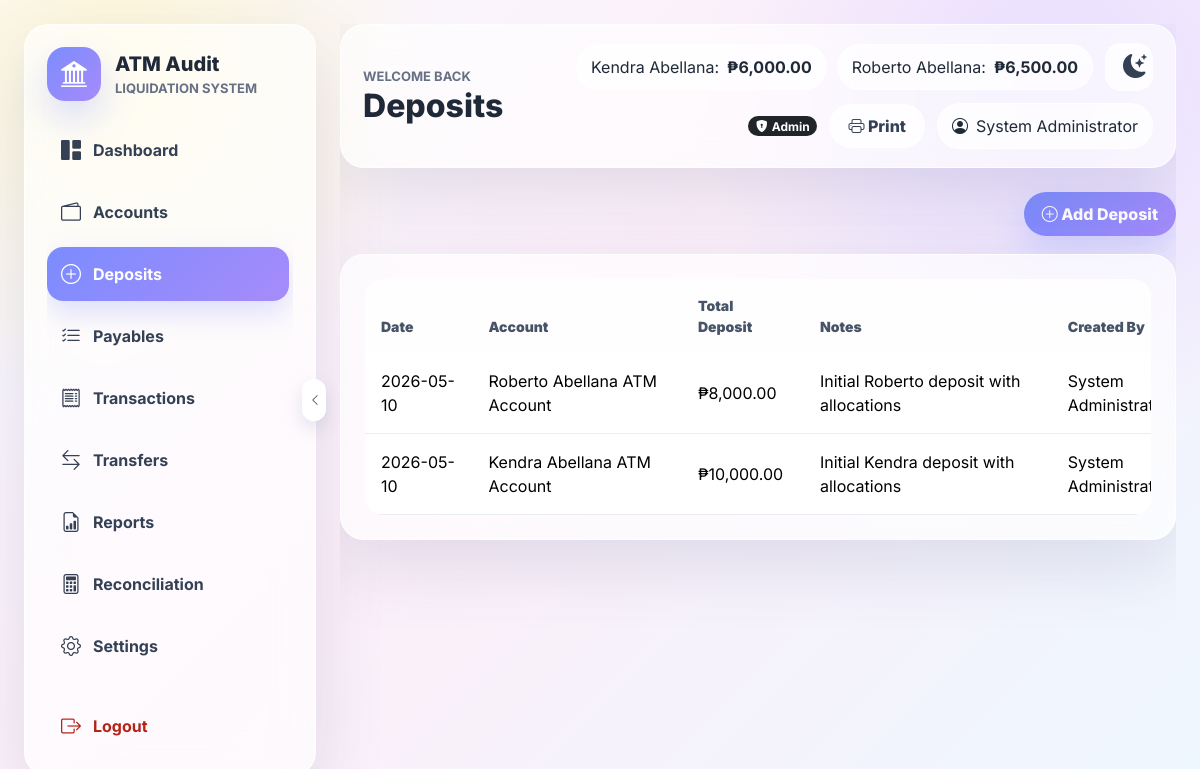
The app's page /pages/deposits.php (signed in) with its own data.
### tables this page shows
CREATE TABLE accounts (
    id INT AUTO_INCREMENT PRIMARY KEY,
    account_name VARCHAR(160) NOT NULL UNIQUE,
    current_balance DECIMAL(15,2) NOT NULL DEFAULT 0.00,
    created_at DATETIME NOT NULL DEFAULT CURRENT_TIMESTAMP,
    deleted_at DATETIME NULL
);

CREATE TABLE deposits (
    id INT AUTO_INCREMENT PRIMARY KEY,
    account_id INT NOT NULL,
    deposit_date DATE NOT NULL,
    total_amount DECIMAL(15,2) NOT NULL,
    notes TEXT NULL,
    created_by INT NULL,
    created_at DATETIME NOT NULL DEFAULT CURRENT_TIMESTAMP,
    deleted_at DATETIME NULL,
    CONSTRAINT fk_deposits_account FOREIGN KEY (account_id) REFERENCES accounts(id),
    CONSTRAINT fk_deposits_user FOREIGN KEY (created_by) REFERENCES users(id),
    INDEX idx_deposits_account_date (account_id, deposit_date)
);

CREATE TABLE users (
    id INT AUTO_INCREMENT PRIMARY KEY,
    full_name VARCHAR(120) NOT NULL,
    username VARCHAR(60) NOT NULL UNIQUE,
    password VARCHAR(255) NOT NULL,
    role ENUM('Admin', 'User') NOT NULL DEFAULT 'User',
    account_id INT NULL,
    created_at DATETIME NOT NULL DEFAULT CURRENT_TIMESTAMP,
    deleted_at DATETIME NULL,
    INDEX idx_users_account (account_id)
);

### config/database.php (called while the page is built, shortened)
<?php
function db(): PDO
{
    static $pdo = null;
    if ($pdo instanceof PDO) {
        return $pdo;
    }
    $dsn = sprintf('mysql:host=%s;port=%s;dbname=%s;charset=utf8mb4', DB_HOST, DB_PORT, DB_NAME);
    $pdo = new PDO($dsn, DB_USER, DB_PASS, [
        PDO::ATTR_ERRMODE => PDO::ERRMODE_EXCEPTION,
        PDO::ATTR_DEFAULT_FETCH_MODE => PDO::FETCH_ASSOC,
        PDO::ATTR_EMULATE_PREPARES => false,
    ]);
    ensureDefaultSeedData($pdo);
    return $pdo;
}
function ensureDefaultSeedData(PDO $pdo): void
{
    try {
        $pdo->beginTransaction();
        $accountStmt = $pdo->prepare(
            'INSERT INTO accounts (id, account_name, current_balance, deleted_at)
             VALUES (:id, :account_name, :current_balance, NULL)
             ON DUPLICATE KEY UPDATE
                 account_name = VALUES(account_name),
                 deleted_at = NULL'
        );
        foreach (DEFAULT_SEED_ACCOUNTS as [$id, $accountName, $balance]) {
            $accountStmt->execute([
                'id' => $id,
                'account_name' => $accountName,
                'current_balance' => $balance,
            ]);
        }
        $findDefaultUserStmt = $pdo->prepare(
            'SELECT id FROM users WHERE LOWER(username) = LOWER(:username) LIMIT 1'
        );
        $updateDefaultUserStmt = $pdo->prepare(
            'UPDATE users
             SET full_name = :full_name,
                 password = :password,
                 role = :role,
                 account_id = :account_id,
                 deleted_at = NULL
             WHERE id = :id'
        );
        $insertDefaultUserStmt = $pdo->prepare(
            'INSERT INTO users (full_name, username, password, role, account_id, deleted_at)
             VALUES (:full_name, :username, :password, :role, :account_id, NULL)'
        );
        foreach (DEFAULT_SEED_USERS as [$fullName, $username, $password, $role, $accountId]) {
            $params = [
                'full_name' => $fullName,
                'username' => $username,
                'password' => $password,
                'role' => $role,
                'account_id' => $accountId,
            ];
            $findDefaultUserStmt->execute(['username' => $username]);
            $existingId = (int) ($findDefaultUserStmt->fetch()['id'] ?? 0);
            if ($existingId > 0) {
                $updateDefaultUserStmt->execute([
                    'full_name' => $fullName,
                    'password' => $password,
                    'role' => $role,
                    'account_id' => $accountId,
                    'id' => $existingId,
                ]);
            } else {
                $insertDefaultUserStmt->execute($params);
            }
        }
        if ($pdo->inTransaction()) {
            $pdo->commit();
        }
    } catch (Throwable $e) {
        if ($pdo->inTransaction()) {
            $pdo->rollBack();
        }
        error_log($e->getMessage());
    }
}
function e(?string $value): string
{
    return htmlspecialchars((string) $value, ENT_QUOTES, 'UTF-8');
}
function asset(string $path): string
{
    return BASE_URL . '/assets/' . ltrim($path, '/');
}
function currentUser(): ?array
{
    return $_SESSION['user'] ?? null;
}
function isAdmin(): bool
{
    return (currentUser()['role'] ?? '') === 'Admin';
}
function money($amount): string
{
    return '&#8369;' . number_format((float) $amount, 2);
}
function fetchAccounts(bool $respectAccess = true): array
{
    return db()->query('SELECT * FROM accounts WHERE deleted_at IS NULL ORDER BY id ASC')->fetchAll();
}
function accountAccessCondition(string $columnName): string
{
    if (isAdmin()) {
        return '';
    }
    return ' AND ' . $columnName . ' = :access_account_id';
}

### pages/deposits.php (the view, shortened to what this page needs)
<?php
require_once __DIR__ . '/../includes/header.php';
require_once __DIR__ . '/../includes/footer.php';
$params = [];
$where = 'WHERE d.deleted_at IS NULL';
$where .= accountAccessCondition('d.account_id');
$params = bindAccountAccess($params);
$stmt = db()->prepare(
    "SELECT d.*, a.account_name, u.full_name
     FROM deposits d
     JOIN accounts a ON a.id = d.account_id
     LEFT JOIN users u ON u.id = d.created_by
     $where
     ORDER BY d.deposit_date DESC, d.id DESC"
);
$stmt->execute($params);
$deposits = $stmt->fetchAll();
renderHeader('Deposits');
?>
<div class="page-actions">
    <button class="btn btn-primary-soft" data-bs-toggle="modal" data-bs-target="#addDepositModal"><i class="bi bi-plus-circle"></i> Add Deposit</button>
</div>
<div class="glass-card">
    <div class="table-responsive">
        <table class="table soft-table">
            <thead><tr><th>Date</th><th>Account</th><th>Total Deposit</th><th>Notes</th><th>Created By</th></tr></thead>
            <tbody>
            <?php foreach ($deposits as $deposit): ?>
                <tr>
                    <td><?= e($deposit['deposit_date']) ?></td>
                    <td><?= e($deposit['account_name']) ?></td>
                    <td><?= money($deposit['total_amount']) ?></td>
                    <td><?= e($deposit['notes']) ?></td>
                    <td><?= e($deposit['full_name'] ?? 'System') ?></td>
                </tr>
            <?php endforeach; ?>
            </tbody>
        </table>
    </div>
</div>

### includes/header.php (shortened to what this page needs)
<?php
require_once __DIR__ . '/../config/database.php';
function renderHeader(string $title): void
{
    $user = currentUser();
    $accounts = currentUser() ? fetchAccounts() : [];
    ?>
    <!doctype html>
    <html lang="en">
    <head>
        <link href="https://cdn.jsdelivr.net/npm/bootstrap@5.3.3/dist/css/bootstrap.min.css" rel="stylesheet">
        <link href="https://cdn.jsdelivr.net/npm/bootstrap-icons@1.11.3/font/bootstrap-icons.css" rel="stylesheet">
        <link href="<?= asset('css/style.css') ?>" rel="stylesheet">
    </head>
    <body>
    <?php if ($user): ?>
        <div class="app-shell">
            <?php require __DIR__ . '/sidebar.php'; ?>
            <main class="main-panel">
                <header class="topbar glass-card">
                    <div>
                        <div class="eyebrow">Welcome back</div>
                        <h1><?= e($title) ?></h1>
                    </div>
                    <div class="topbar-tools">
                        <div class="balance-strip d-none d-xl-flex">
                            <?php foreach ($accounts as $account): ?>
                                <span><?= e(str_replace(' ATM Account', '', $account['account_name'])) ?>: <strong><?= money($account['current_balance']) ?></strong></span>
                            <?php endforeach; ?>
                        </div>
                        <button class="btn btn-soft icon-button" id="themeToggleButton" type="button" aria-label="Toggle night mode" title="Toggle night mode">
                            <i class="bi bi-moon-stars-fill"></i>
                        </button>
                        <?php if (isAdmin()): ?>
                            <span class="badge rounded-pill text-bg-dark admin-badge"><i class="bi bi-shield-lock-fill me-1"></i>Admin</span>
                        <?php endif; ?>
                        <button class="btn btn-soft print-page-button" id="printPageButton" type="button"><i class="bi bi-printer"></i> Print</button>
                        <div class="profile-pill"><i class="bi bi-person-circle"></i> <?= e($user['full_name']) ?></div>
                    </div>
                </header>
                <section class="content-wrap">
    <?php endif; ?>
    <?php
}
?>

### assets/css/style.css (style rules this page uses)
:root { --bg-a: #f8faff; --bg-b: #fceff9; --bg-c: #eef7ff; --primary: #7b8cff; --secondary: #a78bfa; --success: #7ed6a7; --warning: #f6c177; --danger: #f28b82; --neutral: #e5e7eb; --text: #1f2937; --muted: #667085; --glass: rgba(255, 255, 255, 0.64); --border: rgba(255, 255, 255, 0.75); --shadow: 0 24px 70px rgba(88, 96, 135, 0.16); --app-font-size: 16px; }
* { box-sizing: border-box; }
body { min-height: 100vh; margin: 0; color: var(--text); font-family: Inter, system-ui, -apple-system, BlinkMacSystemFont, "Segoe UI", sans-serif; font-size: var(--app-font-size); background: radial-gradient(circle at 10% 10%, #fff7d6 0, transparent 25%), radial-gradient(circle at 88% 12%, #e8ddff 0, transparent 28%), linear-gradient(135deg, var(--bg-a), var(--bg-b) 45%, var(--bg-c)); }
.app-shell { display: grid; grid-template-columns: 292px minmax(0, 1fr); gap: 24px; min-height: 100vh; padding: 24px; transition: grid-template-columns 0.2s ease; }
.glass-card, .glass-modal { background: var(--glass); border: 1px solid var(--border); border-radius: 24px; box-shadow: var(--shadow); backdrop-filter: blur(18px); }
.glass-card { padding: 24px; }
.brand-subtitle, .eyebrow { color: var(--muted); font-size: 13px; font-weight: 700; text-transform: uppercase; letter-spacing: 0; }
.main-panel { min-width: 0; overflow-x: hidden; }
.content-wrap { padding: 24px 0 0; min-width: 0; }
.topbar { min-height: 92px; display: flex; align-items: center; justify-content: space-between; gap: 18px; padding: 18px 22px; }
.topbar h1 { margin: 0; font-size: 32px; font-weight: 800; }
.topbar-tools { display: flex; align-items: center; gap: 12px; flex-wrap: wrap; justify-content: flex-end; }
.balance-strip { gap: 10px; flex-wrap: wrap; }
.balance-strip span, .profile-pill, .balance-badge { display: inline-flex; align-items: center; gap: 8px; padding: 10px 14px; border-radius: 999px; background: rgba(255, 255, 255, 0.66); border: 1px solid rgba(255, 255, 255, 0.8); }
.btn { min-height: 44px; border-radius: 999px; font-weight: 800; padding-inline: 18px; }
.btn-primary-soft { color: white; border: 0; background: linear-gradient(135deg, var(--primary), var(--secondary)); box-shadow: 0 14px 32px rgba(123, 140, 255, 0.25); }
.btn-soft { background: rgba(255, 255, 255, 0.7); border: 1px solid rgba(255, 255, 255, 0.85); color: #344054; }
.icon-button { width: 48px; height: 48px; border: 0; border-radius: 16px; background: rgba(255, 255, 255, 0.74); font-size: 24px; }
.page-actions { display: flex; justify-content: flex-end; gap: 10px; margin-bottom: 18px; }
.soft-table { margin: 0; vertical-align: middle; min-width: 860px; }
.table-responsive { max-height: min(68vh, 720px); overflow: auto; border-radius: 18px; scrollbar-gutter: stable; }
.soft-table thead th { position: sticky; top: 0; z-index: 2; border: 0; color: #475467; background: rgba(255, 255, 255, 0.76); font-size: 14px; font-weight: 900; letter-spacing: 0; }
.soft-table td, .soft-table th { padding: 16px; border-color: rgba(229, 231, 235, 0.74); }

### records on screen
accounts: account_name "Kendra Abellana", current_balance "₱6,000.00"
accounts: account_name "Roberto Abellana", current_balance "₱6,500.00"
deposits: deposit_date "2026-05-10", account.account_name "Roberto Abellana ATM Account", total_amount "₱8,000.00", notes "Initial Roberto deposit with allocations", created_by.full_name "System…"
deposits: deposit_date "2026-05-10", account.account_name "Kendra Abellana ATM Account", total_amount "₱10,000.00", notes "Initial Kendra deposit with allocations", created_by.full_name "System…"

### other values on screen
$label "Dashboard"
$label "Accounts"
$label "Deposits"
$label "Payables"
$label "Transactions"
$label "Transfers"
$label "Reports"
$label "Reconciliation"
$label "Settings"
$title "Deposits"
$user['full_name'] "System Administrator"
